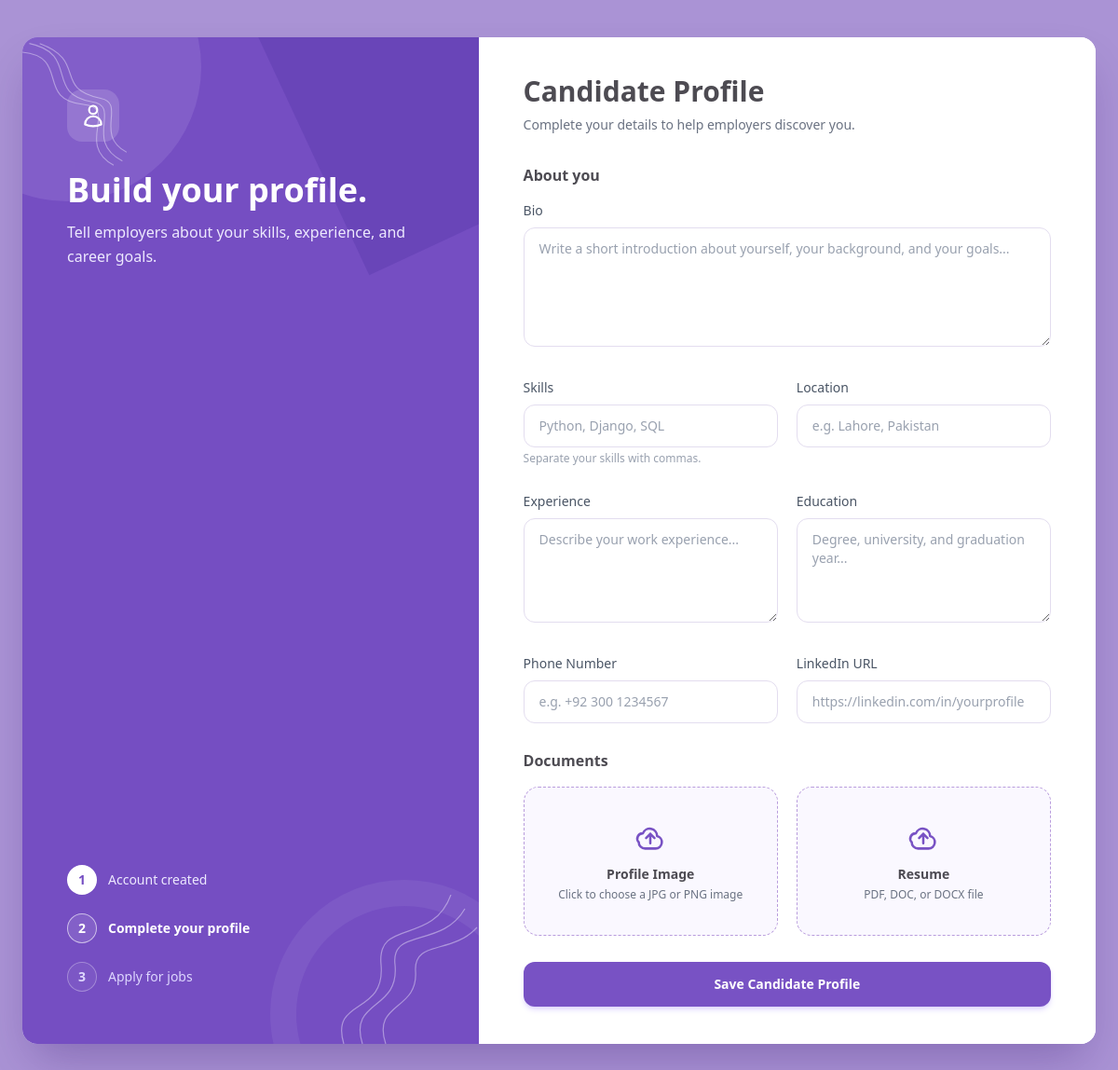
Before: /profiles/setup/ (signed in) with the older database file.
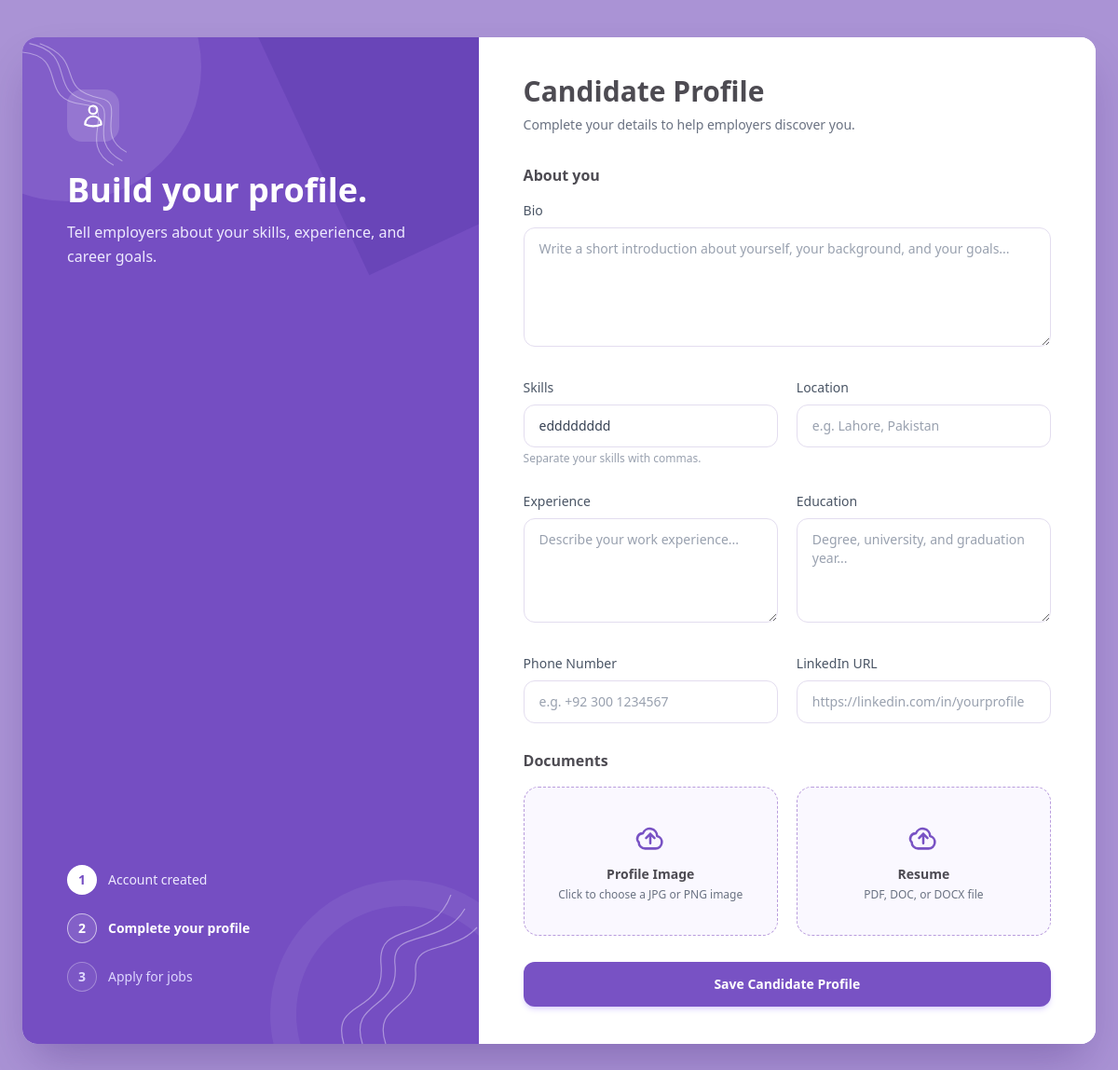
After: the same page with the newer database file.
### profiles/models.py (models this page shows, shortened)
class CandidateProfile(models.Model):
    user = models.OneToOneField(User, on_delete=models.CASCADE, related_name="candidate_profile")
    bio = models.TextField(blank=True)
    skills = models.CharField(max_length=500, blank=True, help_text="Comma-separated, e.g. Python, Django, SQL")
    experience = models.TextField(blank=True)
    education = models.TextField(blank=True)
    location = models.CharField(max_length=100, blank=True)
    phone_number = models.CharField(max_length=20, blank=True)
    linkedin_url = models.URLField(blank=True)
    profile_image = models.ImageField(upload_to="candidate_images/", blank=True, null=True)
    resume = models.FileField(upload_to="resumes/", blank=True, null=True)

### profiles/views.py (the view)
# urls.py: path("setup/", views.profile_setup, name="profile_setup"),
@login_required
def profile_setup(request):
    if request.user.role == User.Role.CANDIDATE:
        profile = request.user.candidate_profile
        form_class = CandidateProfileForm
        template_name = "profiles/candidate_profile_setup.html"
    else:
        profile = request.user.company_profile
        form_class = CompanyProfileForm
        template_name = "profiles/company_profile_setup.html"
    if request.method == "POST":
        form = form_class(request.POST, request.FILES, instance=profile)
        if form.is_valid():
            form.save()
            return redirect("profiles:profile_view")
    else:
        form = form_class(instance=profile)
    return render(request, template_name, {"form": form})

### profiles/forms.py
class CandidateProfileForm(forms.ModelForm):
    class Meta:
        model = CandidateProfile
        fields = [
            "bio",
            "skills",
            "experience",
            "education",
            "location",
            "phone_number",
            "linkedin_url",
            "profile_image",
            "resume",
        ]

### profiles/templates/profiles/candidate_profile_setup.html (shortened to what the changed rows need)
{% extends "base.html" %}
{% load widget_tweaks %}
{% block main_class %}min-h-screen w-full{% endblock %}
{% block content %}
<div class="min-h-screen bg-[#aa93d5] px-5 py-10">
    <div class="mx-auto grid w-full max-w-6xl overflow-hidden rounded-2xl bg-white shadow-2xl shadow-violet-950/30 lg:grid-cols-[0.85fr_1.15fr]">
        <section class="relative hidden overflow-hidden bg-[#754ec2] px-12 py-14 text-white lg:flex lg:flex-col lg:justify-between">
            <div class="relative z-10">
                <h1 class="mt-8 text-4xl font-bold">Build your profile.</h1>
            </div>
        </section>
        <section class="bg-white px-7 py-10 sm:px-10 lg:px-12">
            <div class="mx-auto max-w-2xl">
                <h2 class="text-3xl font-bold text-[#4d4b52]">Candidate Profile</h2>
                <form method="post" enctype="multipart/form-data" class="mt-8 space-y-7">
                    <section>
                        <h3 class="mb-4 text-base font-semibold text-[#4d4b52]">About you</h3>
                        <label for="{{ form.bio.id_for_label }}" class="mb-2 block text-sm font-medium text-gray-600">
                            Bio
                        </label>
                        {% render_field form.bio class="min-h-32 w-full resize-y rounded-xl border border-[#e3ddef] px-4 py-3 text-sm text-gray-700 outline-none placeholder:text-gray-400 transition focus:border-[#7852c4] focus:ring-2 focus:ring-[#7852c4]/15" rows="4" placeholder="Write a short introduction about yourself, your background, and your goals..." %}
                    </section>
                    <section class="grid gap-5 sm:grid-cols-2">
                        <div>
                            <label for="{{ form.skills.id_for_label }}" class="mb-2 block text-sm font-medium text-gray-600">
                                Skills
                            </label>
                            {% render_field form.skills class="w-full rounded-xl border border-[#e3ddef] px-4 py-3 text-sm text-gray-700 outline-none placeholder:text-gray-400 transition focus:border-[#7852c4] focus:ring-2 focus:ring-[#7852c4]/15" placeholder="Python, Django, SQL" %}
                            <p class="mt-1 text-xs text-gray-400">Separate your skills with commas.</p>
                        </div>
                        <div>
                            <label for="{{ form.location.id_for_label }}" class="mb-2 block text-sm font-medium text-gray-600">
                                Location
                            </label>
                            {% render_field form.location class="w-full rounded-xl border border-[#e3ddef] px-4 py-3 text-sm text-gray-700 outline-none placeholder:text-gray-400 transition focus:border-[#7852c4] focus:ring-2 focus:ring-[#7852c4]/15" placeholder="e.g. Lahore, Pakistan" %}
                        </div>
                    </section>
                    <section class="grid gap-5 sm:grid-cols-2">
                        <div>
                            <label for="{{ form.experience.id_for_label }}" class="mb-2 block text-sm font-medium text-gray-600">
                                Experience
                            </label>
                            {% render_field form.experience class="min-h-28 w-full resize-y rounded-xl border border-[#e3ddef] px-4 py-3 text-sm text-gray-700 outline-none placeholder:text-gray-400 transition focus:border-[#7852c4] focus:ring-2 focus:ring-[#7852c4]/15" rows="3" placeholder="Describe your work experience..." %}
                        </div>
                        <div>
                            <label for="{{ form.education.id_for_label }}" class="mb-2 block text-sm font-medium text-gray-600">
                                Education
                            </label>
                            {% render_field form.education class="min-h-28 w-full resize-y rounded-xl border border-[#e3ddef] px-4 py-3 text-sm text-gray-700 outline-none placeholder:text-gray-400 transition focus:border-[#7852c4] focus:ring-2 focus:ring-[#7852c4]/15" rows="3" placeholder="Degree, university, and graduation year..." %}
                        </div>
                    </section>
                    <section class="grid gap-5 sm:grid-cols-2">
                        <div>
                            <label for="{{ form.phone_number.id_for_label }}" class="mb-2 block text-sm font-medium text-gray-600">
                                Phone Number
                            </label>
                            {% render_field form.phone_number class="w-full rounded-xl border border-[#e3ddef] px-4 py-3 text-sm text-gray-700 outline-none placeholder:text-gray-400 transition focus:border-[#7852c4] focus:ring-2 focus:ring-[#7852c4]/15" placeholder="e.g. +92 300 1234567" %}
                        </div>
                        <div>
                            <label for="{{ form.linkedin_url.id_for_label }}" class="mb-2 block text-sm font-medium text-gray-600">
                                LinkedIn URL
                            </label>
                            {% render_field form.linkedin_url class="w-full rounded-xl border border-[#e3ddef] px-4 py-3 text-sm text-gray-700 outline-none placeholder:text-gray-400 transition focus:border-[#7852c4] focus:ring-2 focus:ring-[#7852c4]/15" placeholder="https://linkedin.com/in/yourprofile" %}
                        </div>
                    </section>
                </form>
            </div>
        </section>
    </div>
</div>
{% endblock %}

Changed rows visible on the page:
changed CandidateProfile: skills (not shown) → "edddddddd"
